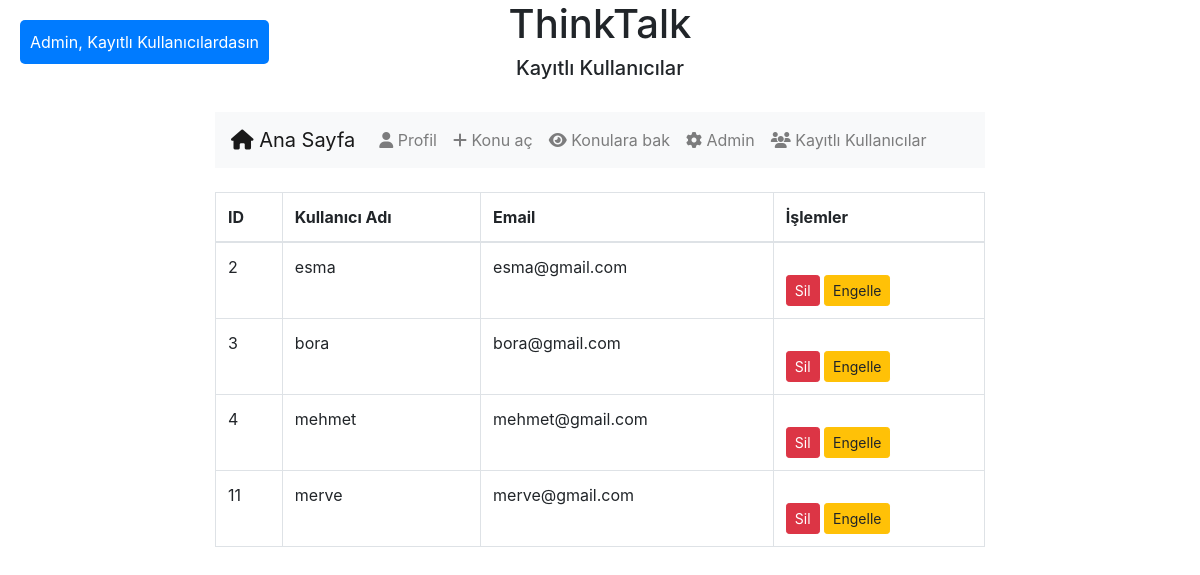
The page /kullanicilar.php (signed in) on the database its author committed.
### tables this page shows
CREATE TABLE `kullanicilar` (
  `id` int(11) NOT NULL,
  `kullanici_adi` varchar(50) NOT NULL,
  `email` varchar(100) NOT NULL,
  `parola` varchar(255) NOT NULL,
  `cinsiyet` enum('erkek','kadın') NOT NULL,
  `created_at` timestamp NOT NULL DEFAULT current_timestamp(),
  `yetki` tinyint(1) NOT NULL DEFAULT 0,
  `hakkinda` text DEFAULT NULL
);

### kullanicilar.php (the view, shortened to what this page needs)
<?php
include 'db.php';
?>
<!DOCTYPE html>
<html lang="tr-TR">
<head>
    <link rel="stylesheet" href="bootstrap/bootstrap.min.css">
    <link rel="stylesheet" href="style.css">
    <link rel="stylesheet" href="css/all.min.css">
</head>
<body>
    <div class="container">
        <h1>ThinkTalk</h1>
        <h5>Kayıtlı Kullanıcılar</h5>
        <br>
        <nav class="navbar navbar-expand-lg navbar-light bg-light">
            <a class="navbar-brand" href="anasayfa.php"><i class="fas fa-home"></i> Ana Sayfa</a>
            <div class="collapse navbar-collapse" id="navbarNav">
                <ul class="navbar-nav">
                    <li class="nav-item">
                        <a class="nav-link" href="profil.php"><i class="fas fa-user"></i> Profil</a>
                    </li>
                    <li class="nav-item">
                        <a class="nav-link" href="konuac.php"><i class="fas fa-plus"></i> Konu aç</a>
                    </li>
                    <li class="nav-item">
                        <a class="nav-link" href="konubak.php"><i class="fas fa-eye"></i> Konulara bak</a>
                    </li>
                    <li class="nav-item">
                        <a class="nav-link" href="admin.php"><i class="fas fa-cog"></i> Admin</a>
                    </li>
                    <li class="nav-item">
                        <a class="nav-link" href="kullanicilar.php"><i class="fas fa-users"></i> Kayıtlı
                            Kullanıcılar</a>
                    </li>
                </ul>
            </div>
        </nav>
        <?php
        $kullanici_stmt = $conn->prepare("SELECT * FROM kullanicilar WHERE yetki != 2 ORDER BY id ASC");
        $kullanici_stmt->execute();
        $kullanici_result = $kullanici_stmt->get_result();
        if ($kullanici_result->num_rows > 0) {
            echo "<table class='table table-bordered mt-4'>";
            echo "<thead><tr><th>ID</th><th>Kullanıcı Adı</th><th>Email</th><th>İşlemler</th></tr></thead><tbody>";
            while ($kullanici = $kullanici_result->fetch_assoc()) {
                echo "<tr>
                    <td>" . htmlspecialchars($kullanici['id']) . "</td>
                    <td>" . htmlspecialchars($kullanici['kullanici_adi']) . "</td>
                    <td>" . htmlspecialchars($kullanici['email']) . "</td>
                    <td>
                        <form method='POST' action='sil_kullanici.php' style='display:inline;'>
                            <input type='hidden' name='kullanici_id' value='" . $kullanici['id'] . "'>
                            <button type='submit' class='btn btn-danger btn-sm'>Sil</button>
                        </form>
                        <form method='POST' action='engelle_kullanici.php' style='display:inline;'>
                            <input type='hidden' name='kullanici_id' value='" . $kullanici['id'] . "'>
                            <button type='submit' class='btn btn-warning btn-sm'>" . ($kullanici['yetki'] == 0 ? 'Engelle' : 'Engeli Kaldır') . "</button>
                        </form>
                    </td>
                  </tr>";
            }
            echo "</tbody></table>";
        } else {
            echo "<p>Kayıtlı kullanıcı bulunamadı.</p>";
        }
        ?>
    </div>
    <div class="div2" id="notification">
        Admin, Kayıtlı Kullanıcılardasın
    </div>
</body>
</html>

### style.css (style rules this page uses)
.div2 { display: none; position: fixed; top: 20px; left: 20px; background-color: #007bff; color: white; padding: 10px; border-radius: 5px; z-index: 1050; }
h1 { display: flex; justify-content: center; }
h5 { display: flex; justify-content: center; }
button { display: flex; justify-content: flex-end; margin-top: 20px; }
form { max-width: 500px; margin: 20px auto; }
.navbar .navbar-brand { transition: color 0.3s ease; }
.container { max-width: 800px; margin: 0 auto; }

### rows shown on the page
kullanicilar: id "2", kullanici_adi "esma", email "esma@gmail.com", yetki "Engelle"
kullanicilar: id "3", kullanici_adi "bora", email "bora@gmail.com", yetki "Engelle"
kullanicilar: id "4", kullanici_adi "mehmet", email "mehmet@gmail.com", yetki "Engelle"
kullanicilar: id "11", kullanici_adi "merve", email "merve@gmail.com", yetki "Engelle"
